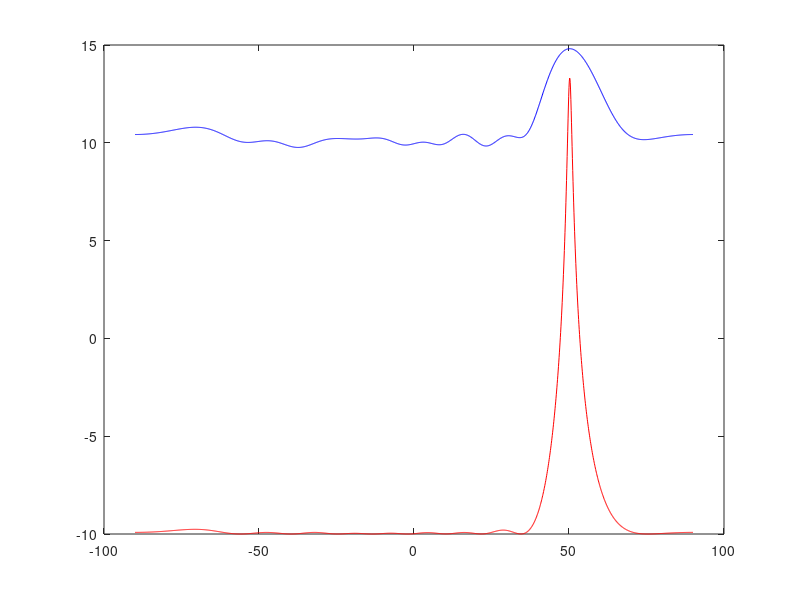

Source code (MATLAB):
clear all
clc
%% The model of ULA observation matrix
% parameters
DoA=50;
rad=DoA.*pi/180;
N=10;       % # of elements in ULA
M=length(DoA);        % # of source signals
K=1000;     % # of samples 
d=0.5;      % element spacing 
SNR=10; % signal SNRs
stdn=sqrt(10.^(-SNR/10));
% steering vectors
for k=1:N
    for w=1:M
        A(k,w)=exp(-1j*2*pi*0.5*(k-1)*sind(DoA(w))).';
    end
end
S=zeros(M,K);    % source signals
for w=1:M
    S(w,:)=stdn(w)*randn(1,K)+1j*stdn(w)*randn(1,K);
end
n=sqrt(0.5)*(randn(N,K)+1j*randn(N,K));  % noise 
X=A*S+n;


R = zeros(N,N);
for iK = 1:K
    R = R+X(:,iK)*X(:,iK)';
end
R = (1/K)*R;

%% MUSIC algorithm

[q,lambda]=eig(R);  % q- eigenvector of R, lambda- eigenvalue of R
[E,Idx] = sort(diag(lambda),'descend'); % order eigen values descendingly
Qs=q(:,Idx(1:M));        % signal space 
Qn=q(:,Idx(M+1:N));      % noise space
angle=[-90:0.1:90];


for i=1:length(angle)
    phi(i)=angle(i)*pi/180;
    for k=1:N
        a_mu(k,i)=exp(-1j*2*pi*d*(k-1)*sin(phi(i))).';
    end
    Pmu(i)=1./(abs(a_mu(:,i)'*(Qn*Qn')*a_mu(:,i)));
end
for i=1:length(angle)
    phi(i)=angle(i)*pi/180;
    for k=1:N
        a_bar(k,i)=exp(-1j*2*pi*d*(k-1)*sin(phi(i))).';
    end
     Pbar(i) = abs(a_bar(:,i)'*R*a_bar(:,i));

end
figure
plot(angle,10*log10(Pmu),'r'); hold on 
plot(angle,10*log10(Pbar),'b'); hold off
[v,id]=sort(10*log10(Pmu),'descend');
angle_est =  angle(id(1:length(DoA)));
[~,id_bar] = max(10*log10(Pbar));
angle_bar_est = angle(id_bar);





